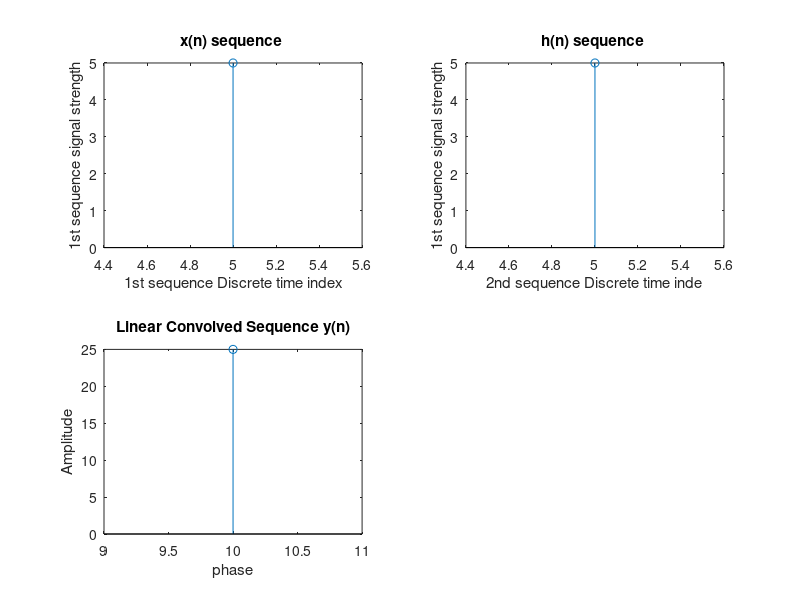

Recreate this plot in MATLAB.
#FOR THE FIRST SEQUENCE
x =input("First sequence ")
ni =input("Initial value of n for x ")
N1 =length(x);
n1 =ni: (ni+N1-1);
subplot(2,2,1)
stem(n1,x)
title("x(n) sequence ")
xlabel("1st sequence Discrete time index")
ylabel("1st sequence signal strength")#FOR THE SECOND SEQUENCE
h =input("Second sequence ")
nf =input("Initial value of n for h ")
N2 =length(h);
n2 =nf: (nf+N2-1);
subplot(2,2,2)
stem(n2,h)
x =[x zeros(1,N2-1)]
h=[h zeros(1,N1-1)]
title("h(n) sequence ")
xlabel("2nd sequence Discrete time inde")
ylabel("1st sequence signal strength")

y=cconv(x,h);
y=conv(x,h);
nif =(ni+nf);
N3=length(y);
n3=nif:(nif+N3-1);
subplot(2,2,3)
stem(n3,y)
title("Linear Convolved Sequence y(n)");
ylabel("Amplitude");
xlabel("phase")


